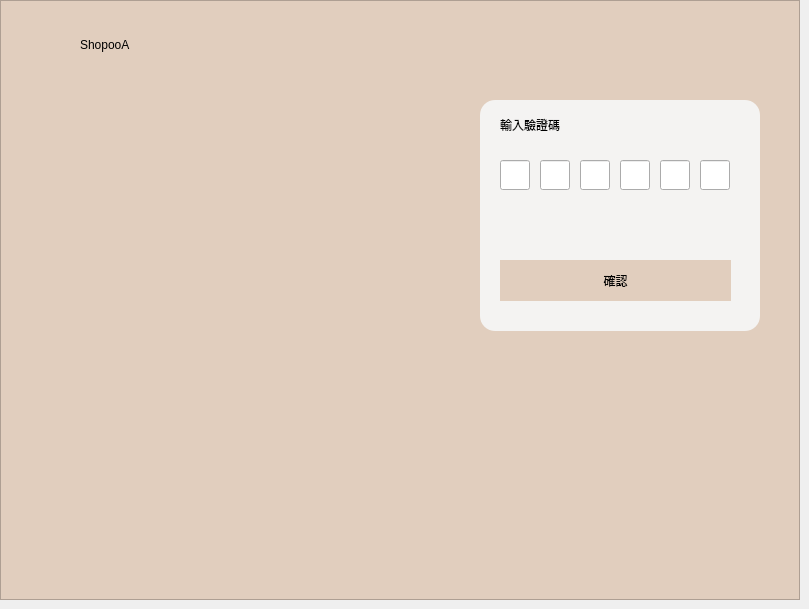
    <widget class="QWidget" name="Register_add">
     <widget class="QPushButton" name="resentcheakcode_4">
      <property name="geometry">
       <rect>
        <x>660</x>
        <y>210</y>
        <width>80</width>
        <height>25</height>
       </rect>
      </property>
      <property name="cursor">
       <cursorShape>ArrowCursor</cursorShape>
      </property>
      <property name="styleSheet">
       <string notr="true">font: 7.5pt &quot;Microsoft JhengHei UI&quot;;
text-decoration: underline;
border:none</string>
      </property>
      <property name="text">
       <string/>
      </property>
     </widget>
     <widget class="QLabel" name="label_239">
      <property name="geometry">
       <rect>
        <x>340</x>
        <y>455</y>
        <width>80</width>
        <height>80</height>
       </rect>
      </property>
      <property name="styleSheet">
       <string notr="true">image: url(:/images/logistic.png);</string>
      </property>
      <property name="text">
       <string/>
      </property>
     </widget>
     <widget class="QLineEdit" name="cheak5_4">
      <property name="geometry">
       <rect>
        <x>660</x>
        <y>160</y>
        <width>30</width>
        <height>30</height>
       </rect>
      </property>
     </widget>
     <widget class="QGraphicsView" name="graphicsView_40">
      <property name="geometry">
       <rect>
        <x>480</x>
        <y>100</y>
        <width>280</width>
        <height>231</height>
       </rect>
      </property>
      <property name="styleSheet">
       <string notr="true">border-radius:15px;
background-color: rgba(245, 245, 245,240);</string>
      </property>
     </widget>
     <widget class="QLineEdit" name="cheak1_4">
      <property name="geometry">
       <rect>
        <x>500</x>
        <y>160</y>
        <width>30</width>
        <height>30</height>
       </rect>
      </property>
     </widget>
     <widget class="QLineEdit" name="cheak3_4">
      <property name="geometry">
       <rect>
        <x>580</x>
        <y>160</y>
        <width>30</width>
        <height>30</height>
       </rect>
      </property>
     </widget>
     <widget class="QLabel" name="label_240">
      <property name="geometry">
       <rect>
        <x>500</x>
        <y>110</y>
        <width>111</width>
        <height>30</height>
       </rect>
      </property>
      <property name="styleSheet">
       <string notr="true">font: 700 12pt &quot;Microsoft JhengHei UI&quot;;</string>
      </property>
      <property name="text">
       <string>輸入驗證碼</string>
      </property>
     </widget>
     <widget class="QLabel" name="label_245">
      <property name="geometry">
       <rect>
        <x>235</x>
        <y>450</y>
        <width>80</width>
        <height>80</height>
       </rect>
      </property>
      <property name="styleSheet">
       <string notr="true">image: url(:/images/gift.png);</string>
      </property>
      <property name="text">
       <string/>
      </property>
     </widget>
     <widget class="QLabel" name="label_244">
      <property name="geometry">
       <rect>
        <x>35</x>
        <y>450</y>
        <width>80</width>
        <height>80</height>
       </rect>
      </property>
      <property name="styleSheet">
       <string notr="true">image: url(:/images/store2.png);</string>
      </property>
      <property name="text">
       <string/>
      </property>
     </widget>
     <widget class="QLabel" name="label_242">
      <property name="geometry">
       <rect>
        <x>80</x>
        <y>30</y>
        <width>120</width>
        <height>30</height>
       </rect>
      </property>
      <property name="styleSheet">
       <string notr="true">font: 700 14pt &quot;Microsoft JhengHei UI&quot;;</string>
      </property>
      <property name="text">
       <string>ShopooA</string>
      </property>
     </widget>
     <widget class="QLabel" name="label_241">
      <property name="geometry">
       <rect>
        <x>130</x>
        <y>450</y>
        <width>80</width>
        <height>80</height>
       </rect>
      </property>
      <property name="styleSheet">
       <string notr="true">image: url(:/images/shoppingcar.png);</string>
      </property>
      <property name="text">
       <string/>
      </property>
     </widget>
     <widget class="QLineEdit" name="cheak6_4">
      <property name="geometry">
       <rect>
        <x>700</x>
        <y>160</y>
        <width>30</width>
        <height>30</height>
       </rect>
      </property>
     </widget>
     <widget class="QLineEdit" name="cheak2_4">
      <property name="geometry">
       <rect>
        <x>540</x>
        <y>160</y>
        <width>30</width>
        <height>30</height>
       </rect>
      </property>
     </widget>
     <widget class="QLabel" name="label_238">
      <property name="geometry">
       <rect>
        <x>20</x>
        <y>20</y>
        <width>50</width>
        <height>50</height>
       </rect>
      </property>
      <property name="styleSheet">
       <string notr="true">image: url(:/images/store.png);</string>
      </property>
      <property name="text">
       <string/>
      </property>
     </widget>
     <widget class="QLineEdit" name="cheak4_4">
      <property name="geometry">
       <rect>
        <x>620</x>
        <y>160</y>
        <width>30</width>
        <height>30</height>
       </rect>
      </property>
     </widget>
     <widget class="QGraphicsView" name="graphicsView_41">
      <property name="geometry">
       <rect>
        <x>0</x>
        <y>0</y>
        <width>800</width>
        <height>600</height>
       </rect>
      </property>
      <property name="mouseTracking">
       <bool>false</bool>
      </property>
      <property name="styleSheet">
       <string notr="true">background-color: rgb(225, 206, 190);
</string>
      </property>
     </widget>
     <widget class="QPushButton" name="pushButton_37">
      <property name="geometry">
       <rect>
        <x>500</x>
        <y>260</y>
        <width>231</width>
        <height>41</height>
       </rect>
      </property>
      <property name="cursor">
       <cursorShape>PointingHandCursor</cursorShape>
      </property>
      <property name="styleSheet">
       <string notr="true">font: 700 10pt &quot;Microsoft JhengHei UI&quot;;
background-color: rgb(225, 206, 190);
border-style:none</string>
      </property>
      <property name="text">
       <string>確認</string>
      </property>
     </widget>
     <widget class="QLabel" name="label_243">
      <property name="geometry">
       <rect>
        <x>120</x>
        <y>110</y>
        <width>150</width>
        <height>150</height>
       </rect>
      </property>
      <property name="styleSheet">
       <string notr="true">image: url(:/images/store.png);</string>
      </property>
      <property name="text">
       <string/>
      </property>
     </widget>
     <widget class="QLabel" name="label_58">
      <property name="geometry">
       <rect>
        <x>500</x>
        <y>210</y>
        <width>100</width>
        <height>25</height>
       </rect>
      </property>
      <property name="text">
       <string/>
      </property>
     </widget>
     <zorder>graphicsView_41</zorder>
     <zorder>graphicsView_40</zorder>
     <zorder>resentcheakcode_4</zorder>
     <zorder>label_239</zorder>
     <zorder>cheak5_4</zorder>
     <zorder>cheak1_4</zorder>
     <zorder>cheak3_4</zorder>
     <zorder>label_240</zorder>
     <zorder>label_245</zorder>
     <zorder>label_244</zorder>
     <zorder>label_242</zorder>
     <zorder>label_241</zorder>
     <zorder>cheak6_4</zorder>
     <zorder>cheak2_4</zorder>
     <zorder>label_238</zorder>
     <zorder>cheak4_4</zorder>
     <zorder>pushButton_37</zorder>
     <zorder>label_243</zorder>
     <zorder>label_58</zorder>
    </widget>
